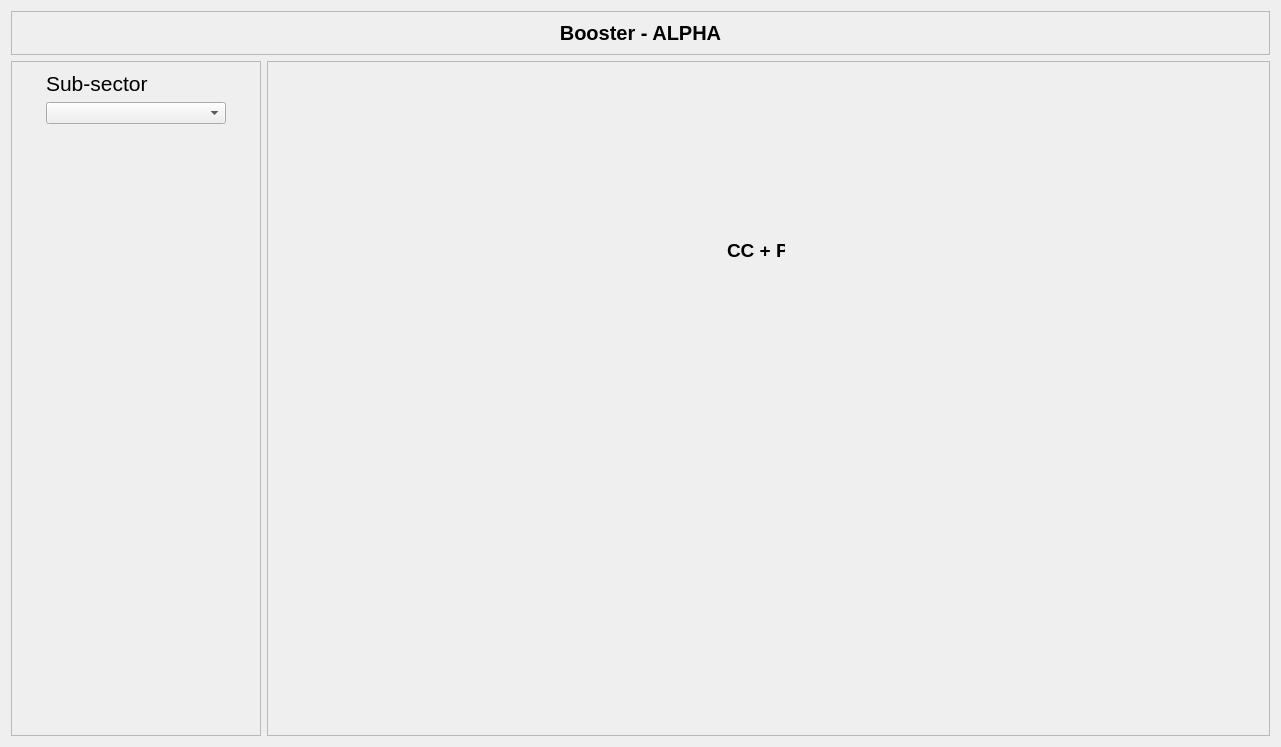
<?xml version="1.0" encoding="UTF-8"?>
<ui version="4.0">
 <class>Form</class>
 <widget class="QWidget" name="Form">
  <property name="geometry">
   <rect>
    <x>0</x>
    <y>0</y>
    <width>1281</width>
    <height>747</height>
   </rect>
  </property>
  <property name="windowTitle">
   <string>Form</string>
  </property>
  <layout class="QGridLayout" name="gridLayout_3">
   <item row="1" column="2">
    <widget class="QWidget" name="widget" native="true">
     <layout class="QGridLayout" name="gridLayout">
      <property name="leftMargin">
       <number>0</number>
      </property>
      <property name="topMargin">
       <number>0</number>
      </property>
      <property name="rightMargin">
       <number>0</number>
      </property>
      <property name="bottomMargin">
       <number>0</number>
      </property>
      <property name="spacing">
       <number>0</number>
      </property>
      <item row="0" column="0">
       <widget class="QFrame" name="frame">
        <property name="sizePolicy">
         <sizepolicy hsizetype="Expanding" vsizetype="Expanding">
          <horstretch>0</horstretch>
          <verstretch>0</verstretch>
         </sizepolicy>
        </property>
        <property name="minimumSize">
         <size>
          <width>0</width>
          <height>0</height>
         </size>
        </property>
        <property name="frameShape">
         <enum>QFrame::StyledPanel</enum>
        </property>
        <property name="frameShadow">
         <enum>QFrame::Raised</enum>
        </property>
        <widget class="QLabel" name="label_pic">
         <property name="geometry">
          <rect>
           <x>-80</x>
           <y>130</y>
           <width>1071</width>
           <height>471</height>
          </rect>
         </property>
        </widget>
        <widget class="QLabel" name="vg1">
         <property name="geometry">
          <rect>
           <x>460</x>
           <y>180</y>
           <width>58</width>
           <height>18</height>
          </rect>
         </property>
         <property name="font">
          <font>
           <pointsize>14</pointsize>
           <weight>75</weight>
           <bold>true</bold>
          </font>
         </property>
         <property name="text">
          <string>CC + PR</string>
         </property>
        </widget>
       </widget>
      </item>
     </layout>
    </widget>
   </item>
   <item row="1" column="1">
    <widget class="QScrollArea" name="scrollArea">
     <property name="minimumSize">
      <size>
       <width>180</width>
       <height>0</height>
      </size>
     </property>
     <property name="maximumSize">
      <size>
       <width>250</width>
       <height>16777215</height>
      </size>
     </property>
     <property name="widgetResizable">
      <bool>true</bool>
     </property>
     <widget class="QWidget" name="scrollAreaWidgetContents">
      <property name="geometry">
       <rect>
        <x>0</x>
        <y>0</y>
        <width>248</width>
        <height>677</height>
       </rect>
      </property>
      <layout class="QGridLayout" name="gridLayout_2">
       <item row="1" column="0">
        <widget class="PyDMEmbeddedDisplay" name="disp_1">
         <property name="sizePolicy">
          <sizepolicy hsizetype="Fixed" vsizetype="Fixed">
           <horstretch>0</horstretch>
           <verstretch>0</verstretch>
          </sizepolicy>
         </property>
         <property name="minimumSize">
          <size>
           <width>180</width>
           <height>220</height>
          </size>
         </property>
         <property name="toolTip">
          <string/>
         </property>
         <property name="whatsThis">
          <string>
    A QFrame capable of rendering a PyDM Display

    Parameters
    ----------
    parent : QWidget
        The parent widget for the Label

    </string>
         </property>
        </widget>
       </item>
       <item row="0" column="0">
        <layout class="QVBoxLayout" name="verticalLayout_2">
         <item>
          <widget class="QLabel" name="label_3">
           <property name="font">
            <font>
             <pointsize>16</pointsize>
            </font>
           </property>
           <property name="text">
            <string>Sub-sector</string>
           </property>
          </widget>
         </item>
         <item>
          <widget class="PyDMEnumComboBox" name="cb_sector">
           <property name="toolTip">
            <string/>
           </property>
           <property name="whatsThis">
            <string>
    A QComboBox with support for Channels and more from PyDM

    Parameters
    ----------
    parent : QWidget
        The parent widget for the Label
    init_channel : str, optional
        The channel to be used by the widget.

    Signals
    -------
    send_value_signal : int, float, str, bool or np.ndarray
        Emitted when the user changes the value.
    activated : int, str
        Emitted when the user chooses an item in the combobox.
    currentIndexChanged : int, str
        Emitted when the index is changed in the combobox.
    highlighted : int, str
        Emitted when an item in the combobox popup list is highlighted
        by the user.
    </string>
           </property>
          </widget>
         </item>
        </layout>
       </item>
       <item row="2" column="0">
        <spacer name="verticalSpacer_2">
         <property name="orientation">
          <enum>Qt::Vertical</enum>
         </property>
         <property name="sizeHint" stdset="0">
          <size>
           <width>20</width>
           <height>40</height>
          </size>
         </property>
        </spacer>
       </item>
      </layout>
     </widget>
    </widget>
   </item>
   <item row="0" column="1" colspan="2">
    <widget class="QFrame" name="frame_2">
     <property name="frameShape">
      <enum>QFrame::StyledPanel</enum>
     </property>
     <property name="frameShadow">
      <enum>QFrame::Raised</enum>
     </property>
     <layout class="QGridLayout" name="gridLayout_4">
      <item row="0" column="0">
       <widget class="QLabel" name="lbl_title">
        <property name="font">
         <font>
          <pointsize>15</pointsize>
          <weight>75</weight>
          <bold>true</bold>
         </font>
        </property>
        <property name="text">
         <string>Booster - ALPHA</string>
        </property>
        <property name="alignment">
         <set>Qt::AlignCenter</set>
        </property>
       </widget>
      </item>
     </layout>
    </widget>
   </item>
  </layout>
 </widget>
 <customwidgets>
  <customwidget>
   <class>PyDMEmbeddedDisplay</class>
   <extends>QFrame</extends>
   <header>pydm.widgets.embedded_display</header>
  </customwidget>
  <customwidget>
   <class>PyDMEnumComboBox</class>
   <extends>QComboBox</extends>
   <header>pydm.widgets.enum_combo_box</header>
  </customwidget>
 </customwidgets>
 <resources/>
 <connections/>
</ui>
